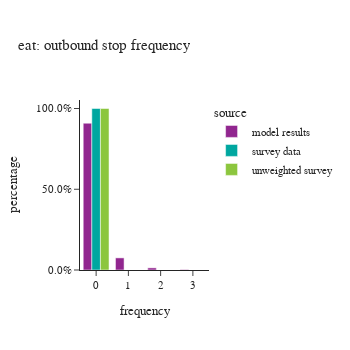
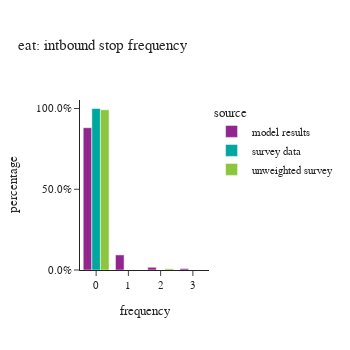

Source (notebook cell) for these figures, in order:
### Code cell
#| layout: [[1,1], [1]]
plot_stop_frequency(df_plot, "eat")

### Figure 1 — Plotly figure (JSON) as saved in the notebook; plotly's stock layout.template omitted (floating-point values rounded to 4 significant figures)
{"data": [{"alignmentgroup": "True", "hovertemplate": "source=model results<br>frequency=%{x}<br>percentage=%{y}<extra></extra>", "legendgroup": "model results", "marker": {"color": "#91268F", "pattern": {"shape": ""}}, "name": "model results", "offsetgroup": "model results", "orientation": "v", "showlegend": true, "textposition": "auto", "type": "bar", "x": ["0", "1", "2", "3"], "xaxis": "x", "y": [0.9089, 0.07504, 0.01319, 0.002867], "yaxis": "y"}, {"alignmentgroup": "True", "hovertemplate": "source=survey data<br>frequency=%{x}<br>percentage=%{y}<extra></extra>", "legendgroup": "survey data", "marker": {"color": "#00A7A0", "pattern": {"shape": ""}}, "name": "survey data", "offsetgroup": "survey data", "orientation": "v", "showlegend": true, "textposition": "auto", "type": "bar", "x": ["0"], "xaxis": "x", "y": [1.0], "yaxis": "y"}, {"alignmentgroup": "True", "hovertemplate": "source=unweighted survey<br>frequency=%{x}<br>percentage=%{y}<extra></extra>", "legendgroup": "unweighted survey", "marker": {"color": "#8CC63E", "pattern": {"shape": ""}}, "name": "unweighted survey", "offsetgroup": "unweighted survey", "orientation": "v", "showlegend": true, "textposition": "auto", "type": "bar", "x": ["0"], "xaxis": "x", "y": [1.0], "yaxis": "y"}], "layout": {"barmode": "group", "height": 350, "legend": {"title": {"text": "source"}, "tracegroupgap": 0}, "title": {"text": "eat: outbound stop frequency"}, "width": 350, "xaxis": {"anchor": "y", "domain": [0.0, 1.0], "title": {"text": "frequency"}}, "yaxis": {"anchor": "x", "domain": [0.0, 1.0], "tickformat": ".1%", "title": {"text": "percentage"}}}}

### Figure 2 — Plotly figure (JSON) as saved in the notebook; plotly's stock layout.template omitted (floating-point values rounded to 4 significant figures)
{"data": [{"alignmentgroup": "True", "hovertemplate": "source=model results<br>frequency=%{x}<br>percentage=%{y}<extra></extra>", "legendgroup": "model results", "marker": {"color": "#91268F", "pattern": {"shape": ""}}, "name": "model results", "offsetgroup": "model results", "orientation": "v", "showlegend": true, "textposition": "auto", "type": "bar", "x": ["0", "1", "2", "3"], "xaxis": "x", "y": [0.8811, 0.0934, 0.01694, 0.008604], "yaxis": "y"}, {"alignmentgroup": "True", "hovertemplate": "source=survey data<br>frequency=%{x}<br>percentage=%{y}<extra></extra>", "legendgroup": "survey data", "marker": {"color": "#00A7A0", "pattern": {"shape": ""}}, "name": "survey data", "offsetgroup": "survey data", "orientation": "v", "showlegend": true, "textposition": "auto", "type": "bar", "x": ["0", "2"], "xaxis": "x", "y": [1.0, 1.791e-05], "yaxis": "y"}, {"alignmentgroup": "True", "hovertemplate": "source=unweighted survey<br>frequency=%{x}<br>percentage=%{y}<extra></extra>", "legendgroup": "unweighted survey", "marker": {"color": "#8CC63E", "pattern": {"shape": ""}}, "name": "unweighted survey", "offsetgroup": "unweighted survey", "orientation": "v", "showlegend": true, "textposition": "auto", "type": "bar", "x": ["0", "2"], "xaxis": "x", "y": [0.9923, 0.007692], "yaxis": "y"}], "layout": {"barmode": "group", "height": 350, "legend": {"title": {"text": "source"}, "tracegroupgap": 0}, "title": {"text": "eat: intbound stop frequency"}, "width": 350, "xaxis": {"anchor": "y", "domain": [0.0, 1.0], "title": {"text": "frequency"}}, "yaxis": {"anchor": "x", "domain": [0.0, 1.0], "tickformat": ".1%", "title": {"text": "percentage"}}}}
